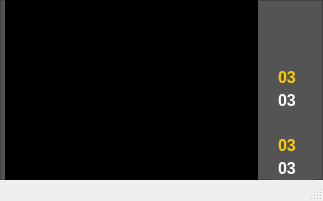
<?xml version="1.0" encoding="UTF-8"?>
<ui version="4.0">
 <class>MainWindow</class>
 <widget class="QMainWindow" name="MainWindow">
  <property name="geometry">
   <rect>
    <x>0</x>
    <y>0</y>
    <width>323</width>
    <height>201</height>
   </rect>
  </property>
  <property name="minimumSize">
   <size>
    <width>323</width>
    <height>180</height>
   </size>
  </property>
  <property name="maximumSize">
   <size>
    <width>323</width>
    <height>201</height>
   </size>
  </property>
  <property name="windowTitle">
   <string>MainWindow</string>
  </property>
  <widget class="QWidget" name="centralwidget">
   <property name="minimumSize">
    <size>
     <width>323</width>
     <height>180</height>
    </size>
   </property>
   <property name="maximumSize">
    <size>
     <width>323</width>
     <height>180</height>
    </size>
   </property>
   <property name="styleSheet">
    <string notr="true">background-color: rgb(0, 0, 0);</string>
   </property>
   <widget class="QFrame" name="frame">
    <property name="geometry">
     <rect>
      <x>0</x>
      <y>0</y>
      <width>323</width>
      <height>180</height>
     </rect>
    </property>
    <property name="styleSheet">
     <string notr="true">background-color: rgb(84, 84, 84);</string>
    </property>
    <property name="frameShape">
     <enum>QFrame::Shape::StyledPanel</enum>
    </property>
    <property name="frameShadow">
     <enum>QFrame::Shadow::Raised</enum>
    </property>
    <widget class="QFrame" name="frame_2">
     <property name="geometry">
      <rect>
       <x>5</x>
       <y>0</y>
       <width>253</width>
       <height>180</height>
      </rect>
     </property>
     <property name="styleSheet">
      <string notr="true">background-color: rgb(0, 0, 0);</string>
     </property>
     <property name="frameShape">
      <enum>QFrame::Shape::StyledPanel</enum>
     </property>
     <property name="frameShadow">
      <enum>QFrame::Shadow::Raised</enum>
     </property>
     <widget class="QLabel" name="Line1">
      <property name="geometry">
       <rect>
        <x>0</x>
        <y>0</y>
        <width>253</width>
        <height>18</height>
       </rect>
      </property>
      <property name="font">
       <font>
        <family>Arial</family>
        <pointsize>12</pointsize>
        <bold>false</bold>
        <kerning>false</kerning>
       </font>
      </property>
      <property name="styleSheet">
       <string notr="true"/>
      </property>
      <property name="text">
       <string/>
      </property>
     </widget>
     <widget class="QLabel" name="Line2">
      <property name="geometry">
       <rect>
        <x>0</x>
        <y>18</y>
        <width>253</width>
        <height>18</height>
       </rect>
      </property>
      <property name="font">
       <font>
        <family>Arial</family>
        <pointsize>12</pointsize>
        <bold>false</bold>
        <kerning>false</kerning>
       </font>
      </property>
      <property name="styleSheet">
       <string notr="true"/>
      </property>
      <property name="text">
       <string/>
      </property>
     </widget>
     <widget class="QLabel" name="Line3">
      <property name="geometry">
       <rect>
        <x>0</x>
        <y>36</y>
        <width>253</width>
        <height>18</height>
       </rect>
      </property>
      <property name="font">
       <font>
        <family>Arial</family>
        <pointsize>12</pointsize>
        <bold>false</bold>
        <kerning>false</kerning>
       </font>
      </property>
      <property name="styleSheet">
       <string notr="true"/>
      </property>
      <property name="text">
       <string/>
      </property>
     </widget>
     <widget class="QLabel" name="Line4">
      <property name="geometry">
       <rect>
        <x>0</x>
        <y>54</y>
        <width>253</width>
        <height>18</height>
       </rect>
      </property>
      <property name="font">
       <font>
        <family>Arial</family>
        <pointsize>12</pointsize>
        <bold>false</bold>
        <kerning>false</kerning>
       </font>
      </property>
      <property name="styleSheet">
       <string notr="true"/>
      </property>
      <property name="text">
       <string/>
      </property>
     </widget>
     <widget class="QLabel" name="Line5">
      <property name="geometry">
       <rect>
        <x>0</x>
        <y>72</y>
        <width>253</width>
        <height>18</height>
       </rect>
      </property>
      <property name="font">
       <font>
        <family>Arial</family>
        <pointsize>12</pointsize>
        <bold>false</bold>
        <kerning>false</kerning>
       </font>
      </property>
      <property name="styleSheet">
       <string notr="true"/>
      </property>
      <property name="text">
       <string/>
      </property>
     </widget>
     <widget class="QLabel" name="Line6">
      <property name="geometry">
       <rect>
        <x>0</x>
        <y>90</y>
        <width>253</width>
        <height>18</height>
       </rect>
      </property>
      <property name="font">
       <font>
        <family>Arial</family>
        <pointsize>12</pointsize>
        <bold>false</bold>
        <kerning>false</kerning>
       </font>
      </property>
      <property name="layoutDirection">
       <enum>Qt::LayoutDirection::LeftToRight</enum>
      </property>
      <property name="styleSheet">
       <string notr="true"/>
      </property>
      <property name="text">
       <string/>
      </property>
      <property name="alignment">
       <set>Qt::AlignmentFlag::AlignLeading|Qt::AlignmentFlag::AlignLeft|Qt::AlignmentFlag::AlignVCenter</set>
      </property>
     </widget>
     <widget class="QLabel" name="Line7">
      <property name="geometry">
       <rect>
        <x>0</x>
        <y>108</y>
        <width>253</width>
        <height>18</height>
       </rect>
      </property>
      <property name="font">
       <font>
        <family>Arial</family>
        <pointsize>12</pointsize>
        <bold>false</bold>
        <kerning>false</kerning>
       </font>
      </property>
      <property name="styleSheet">
       <string notr="true"/>
      </property>
      <property name="text">
       <string/>
      </property>
     </widget>
     <widget class="QLabel" name="Line8">
      <property name="geometry">
       <rect>
        <x>0</x>
        <y>126</y>
        <width>253</width>
        <height>18</height>
       </rect>
      </property>
      <property name="font">
       <font>
        <family>Arial</family>
        <pointsize>12</pointsize>
        <bold>false</bold>
        <kerning>false</kerning>
       </font>
      </property>
      <property name="styleSheet">
       <string notr="true"/>
      </property>
      <property name="text">
       <string/>
      </property>
     </widget>
     <widget class="QLabel" name="Line9">
      <property name="geometry">
       <rect>
        <x>0</x>
        <y>144</y>
        <width>253</width>
        <height>18</height>
       </rect>
      </property>
      <property name="font">
       <font>
        <family>Arial</family>
        <pointsize>12</pointsize>
        <bold>false</bold>
        <kerning>false</kerning>
       </font>
      </property>
      <property name="styleSheet">
       <string notr="true"/>
      </property>
      <property name="text">
       <string>Hello</string>
      </property>
     </widget>
     <widget class="QLabel" name="Line10">
      <property name="geometry">
       <rect>
        <x>0</x>
        <y>162</y>
        <width>253</width>
        <height>18</height>
       </rect>
      </property>
      <property name="font">
       <font>
        <family>Arial</family>
        <pointsize>12</pointsize>
        <bold>false</bold>
        <kerning>false</kerning>
       </font>
      </property>
      <property name="styleSheet">
       <string notr="true"/>
      </property>
      <property name="text">
       <string/>
      </property>
     </widget>
    </widget>
    <widget class="QLabel" name="blue_arrow">
     <property name="geometry">
      <rect>
       <x>285</x>
       <y>113</y>
       <width>18</width>
       <height>20</height>
      </rect>
     </property>
     <property name="styleSheet">
      <string notr="true"/>
     </property>
     <property name="lineWidth">
      <number>11</number>
     </property>
     <property name="text">
      <string/>
     </property>
     <property name="textFormat">
      <enum>Qt::TextFormat::MarkdownText</enum>
     </property>
     <property name="pixmap">
      <pixmap>../../../arrow_newnewnew.png</pixmap>
     </property>
     <property name="wordWrap">
      <bool>true</bool>
     </property>
    </widget>
    <widget class="QLabel" name="amber_mssgs_down_count">
     <property name="geometry">
      <rect>
       <x>274</x>
       <y>134</y>
       <width>40</width>
       <height>23</height>
      </rect>
     </property>
     <property name="font">
      <font>
       <family>Arial</family>
       <pointsize>12</pointsize>
       <bold>true</bold>
       <strikeout>false</strikeout>
      </font>
     </property>
     <property name="styleSheet">
      <string notr="true">color: rgb(254, 203, 0);

</string>
     </property>
     <property name="text">
      <string>03</string>
     </property>
     <property name="indent">
      <number>4</number>
     </property>
    </widget>
    <widget class="QLabel" name="white_mssgs_down_count">
     <property name="geometry">
      <rect>
       <x>274</x>
       <y>89</y>
       <width>40</width>
       <height>23</height>
      </rect>
     </property>
     <property name="font">
      <font>
       <family>Arial</family>
       <pointsize>12</pointsize>
       <bold>true</bold>
      </font>
     </property>
     <property name="styleSheet">
      <string notr="true">color: rgb(255, 255, 255);
</string>
     </property>
     <property name="text">
      <string>03</string>
     </property>
     <property name="indent">
      <number>4</number>
     </property>
    </widget>
    <widget class="QLabel" name="white_mssgs_up_count">
     <property name="geometry">
      <rect>
       <x>274</x>
       <y>157</y>
       <width>40</width>
       <height>23</height>
      </rect>
     </property>
     <property name="font">
      <font>
       <family>Arial</family>
       <pointsize>12</pointsize>
       <bold>true</bold>
      </font>
     </property>
     <property name="styleSheet">
      <string notr="true">color: rgb(255, 255, 255);
</string>
     </property>
     <property name="text">
      <string>03</string>
     </property>
     <property name="indent">
      <number>4</number>
     </property>
    </widget>
    <widget class="QLabel" name="amber_mssgs_up_count">
     <property name="geometry">
      <rect>
       <x>274</x>
       <y>66</y>
       <width>40</width>
       <height>23</height>
      </rect>
     </property>
     <property name="font">
      <font>
       <family>Arial</family>
       <pointsize>12</pointsize>
       <bold>true</bold>
      </font>
     </property>
     <property name="styleSheet">
      <string notr="true">color: rgb(254, 203, 0);

</string>
     </property>
     <property name="midLineWidth">
      <number>1</number>
     </property>
     <property name="text">
      <string>03</string>
     </property>
     <property name="indent">
      <number>4</number>
     </property>
    </widget>
    <widget class="QLabel" name="arrow_white_down">
     <property name="geometry">
      <rect>
       <x>300</x>
       <y>163</y>
       <width>11</width>
       <height>9</height>
      </rect>
     </property>
     <property name="text">
      <string/>
     </property>
     <property name="pixmap">
      <pixmap>../../python/white_arrow_down.png</pixmap>
     </property>
    </widget>
    <widget class="QLabel" name="arrow_amber_down">
     <property name="geometry">
      <rect>
       <x>300</x>
       <y>142</y>
       <width>11</width>
       <height>9</height>
      </rect>
     </property>
     <property name="styleSheet">
      <string notr="true"/>
     </property>
     <property name="text">
      <string/>
     </property>
     <property name="pixmap">
      <pixmap>../../python/amber_arrow_down.png</pixmap>
     </property>
    </widget>
    <widget class="QLabel" name="arrow_white_up">
     <property name="geometry">
      <rect>
       <x>300</x>
       <y>95</y>
       <width>11</width>
       <height>9</height>
      </rect>
     </property>
     <property name="text">
      <string/>
     </property>
     <property name="pixmap">
      <pixmap>../../python/white_arrow_up.png</pixmap>
     </property>
    </widget>
    <widget class="QLabel" name="arrow_amber_up">
     <property name="geometry">
      <rect>
       <x>300</x>
       <y>72</y>
       <width>11</width>
       <height>9</height>
      </rect>
     </property>
     <property name="styleSheet">
      <string notr="true"/>
     </property>
     <property name="text">
      <string/>
     </property>
     <property name="pixmap">
      <pixmap>../../python/amber_arrow_up.png</pixmap>
     </property>
    </widget>
   </widget>
  </widget>
  <widget class="QStatusBar" name="statusbar"/>
 </widget>
 <resources/>
 <connections/>
</ui>
